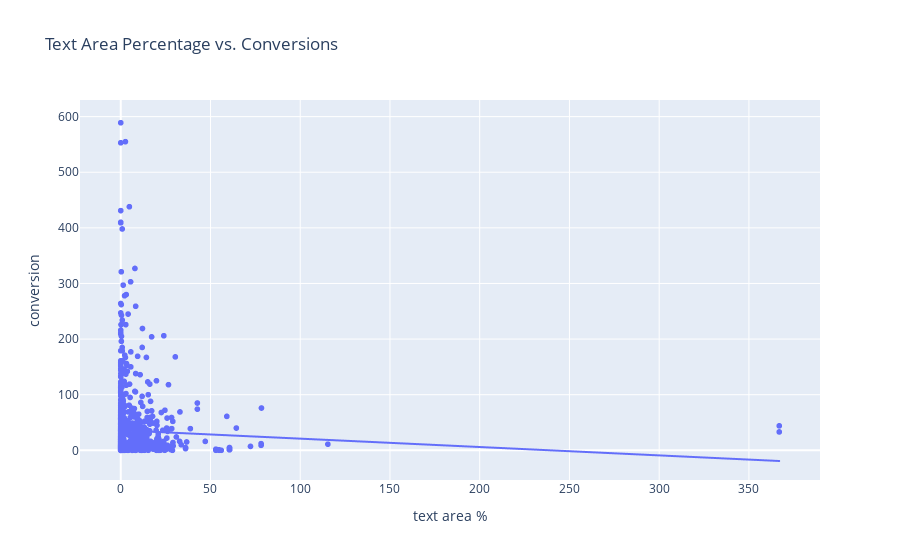

Notebook source saved alongside this figure:
### Markdown cell above
**Text Area percentage v/s Conversion**

### Code cell
'''
This code will generate a scatter plot where the x-axis represents the text area percentage and y-axis represents the conversion metric (e.g. sign-ups, purchases).
'''

fig = px.scatter(df, x='text area %', y='conversion', trendline='ols', title='Text Area Percentage vs. Conversions')
fig.show()

df['text area %'].corr(df['conversion'])

# Findings:
# The correlation between text area percentage and conversion is -0.04799720967509999. 
# This means that there is negative correlation between text area percentage and conversion so when text area percentage increases, conversion decreases or vice versa.

### Figure 1 — Plotly figure (JSON) as saved in the notebook; plotly's stock layout.template omitted (floating-point values rounded to 4 significant figures; data arrays with more than 128 entries replaced by an {"elided": "..."} marker saying what was removed)
{"data": [{"hovertemplate": "text area %=%{x}<br>conversion=%{y}<extra></extra>", "legendgroup": "", "marker": {"color": "#636efa", "symbol": "circle"}, "mode": "markers", "name": "", "showlegend": false, "type": "scattergl", "x": {"elided": "1054 float values"}, "xaxis": "x", "y": {"elided": "1054 int values"}, "yaxis": "y"}, {"hovertemplate": "<b>OLS trendline</b><br>conversion = -0.150533 * text area % + 35.9991<br>R<sup>2</sup>=0.002304<br><br>text area %=%{x}<br>conversion=%{y} <b>(trend)</b><extra></extra>", "legendgroup": "", "marker": {"color": "#636efa", "symbol": "circle"}, "mode": "lines", "name": "", "showlegend": false, "type": "scattergl", "x": {"elided": "1054 float values"}, "xaxis": "x", "y": {"elided": "1054 float values"}, "yaxis": "y"}], "layout": {"legend": {"tracegroupgap": 0}, "title": {"text": "Text Area Percentage vs. Conversions"}, "xaxis": {"anchor": "y", "domain": [0, 1], "title": {"text": "text area %"}}, "yaxis": {"anchor": "x", "domain": [0, 1], "title": {"text": "conversion"}}}}
